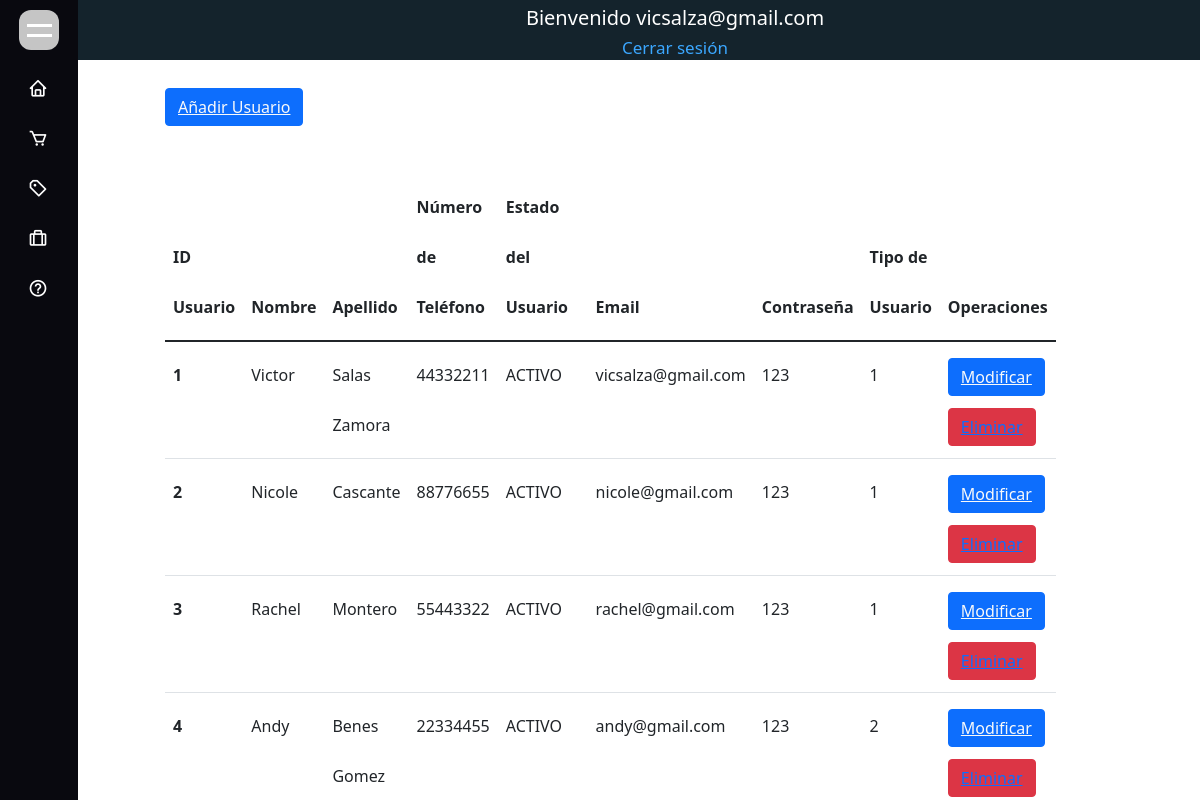
The page /displayUsuario.php (signed in) on the database its author committed.
### tables this page shows
CREATE TABLE `users` (
  `id_user` int NOT NULL AUTO_INCREMENT,
  `name_user` varchar(30) NOT NULL,
  `surnames_user` varchar(40) NOT NULL,
  `phone_user` varchar(25) NOT NULL,
  `state_user` varchar(25) NOT NULL,
  `email_user` varchar(50) NOT NULL,
  `password_user` varchar(50) NOT NULL,
  `fk_id_type_user` int NOT NULL,
  PRIMARY KEY (`id_user`),
  KEY `FK_TYPE_USERS` (`fk_id_type_user`),
  CONSTRAINT `FK_TYPE_USERS` FOREIGN KEY (`fk_id_type_user`) REFERENCES `type_users` (`id_type_user`)
);

### displayUsuario.php (the view, shortened to what this page needs)
<?php
include "db.php";
    ?>
<!DOCTYPE html>
<html lang="en">
<head>
    <link rel="stylesheet" href="estiloPedidosYUsuarios.css">
    <link href='https://unpkg.com/boxicons@2.1.2/css/boxicons.min.css' rel='stylesheet'>
    <link href="https://cdn.jsdelivr.net/npm/bootstrap@5.1.3/dist/css/bootstrap.min.css" rel="stylesheet" >
</head>
<body>
<div class="nav-main">
<div class= "botonCerrar">
<li>
        <a href="logout.php">
            <span class="cerrar_sesion">Cerrar sesión</span>
        </a>
    </li>
    </div>
    <div class= "usuarioIniciadoAdmin">
<li>
<?php echo "Bienvenido " .$_SESSION["usuario"] ?>
    </li>
    </div>
    <div class="sidebarLogo">
        <div class="logo_content">
            <div id="toggle"></div>
        </div>
        <ul class="nav_list">
            <li>
                <a href="indexAdmin.php">
                    <i class='bx bx-home'></i>
                </a>
            </li>
            <li>
                <a href="displayOrder.php">
                    <i class='bx bx-cart'></i>
                </a>
            </li>
            <li>
                <a href="CRUD-Productos.php">
                    <i class='bx bx-purchase-tag-alt'></i>
                </a>
            </li>
            <li>
                <a href="displayUsuario.php">
                    <i class='bx bx-briefcase-alt'></i>
                </a>
            </li>
            <li>
                <a href="ayudaAdmin.php">
                    <i class='bx bx-help-circle'></i>
                </a>
            </li>
        </ul>
    </div>
    <div class = "home_content">
        <button class="btn btn-primary my-5"><a href="addUsuario.php"  class="text-light">Añadir Usuario</a>
    </button>
    <table class="table">
  <thead>
    <tr>
      <th scope="col">ID Usuario</th>
      <th scope="col">Nombre</th>
      <th scope="col">Apellido</th>
      <th scope="col">Número de Teléfono</th>
      <th scope="col">Estado del Usuario</th>
      <th scope="col">Email</th>
      <th scope="col">Contraseña</th>
      <th scope="col">Tipo de Usuario</th>
      <th scope="col">Operaciones</th>
    </tr>
  </thead>
  <tbody>
  <?php
  $sql = "SELECT * from users";
  $result=mysqli_query($conexion, $sql);
  if($result){
      while($row=mysqli_fetch_assoc($result)){
        $id_user=$row['id_user'];
        $name_user=$row['name_user'];
        $surnames_user=$row['surnames_user'];
        $phone_user=$row['phone_user'];
        $state_user=$row['state_user'];
        $email_user=$row['email_user'];
        $password_user=$row['password_user'];
        $fk_id_type_user=$row['fk_id_type_user'];
        echo'<tr>
        <th scope="row">'.$id_user.'</th>
        <td>'.$name_user.'</td>
        <td>'.$surnames_user.'</td>
        <td>'.$phone_user.'</td>
        <td>'.$state_user.'</td>
        <td>'.$email_user.'</td>
        <td>'.$password_user.'</td>
        <td>'.$fk_id_type_user.'</td>
        <td>
        <button class="btn btn-primary"><a href="updateUsuario.php?updateid_user='.$id_user.'" class="text-light">Modificar</a></button>
        <button class="btn btn-danger"><a href="deleteUsuario.php?deleteid_user='.$id_user.'">Eliminar</a></button>
        </td>
        </tr>';
      }
  }
 ?>
  </tbody>
</table>
    </div>
    </div>
</body>
</html>

### estiloPedidosYUsuarios.css (style rules this page uses)
* { list-style: none; margin: 0; padding: 0px; box-sizing: border-box; }
body { position: relative; min-height: 100vh; width: 100%; overflow-x: hidden; overflow-y: auto; }
.nav-main { position: fixed; top: 0; left: 75px; width: 100%; height: 60px; background-color: rgb(20, 35, 44); display: flex; flex-wrap: wrap; z-index: 1; }
.nav-main .botonCerrar li a { display: flex; left: 90%; margin-top: 15px; color: rgb(59, 167, 255); font-size: 17px; text-decoration: none; white-space: nowrap; transition: all 0.2s ease-in-out; border-radius: 5px; height: 20px; float: none; position: absolute; top: 50%; left: 50%; transform: translate(-50%, -50%); }
.nav-main .usuarioIniciadoAdmin { color: rgb(255, 255, 255); float: none; font-size: 20px; position: absolute; white-space: nowrap; top: 30%; left: 50%; transform: translate(-50%, -50%); }
.sidebarLogo { position: fixed; top: 0px; left: 0; height: 100%; width: 78px; background: #09090f; padding: 6px 14px; transition: all 0.5s ease; z-index: 3; }
.sidebarLogo ul { margin-top: 7px; }
.sidebarLogo ul li { height: 50px; width: 100%; position: relative; margin: 0 5px; line-height: 50px; transition: all 0.5s ease; }
.sidebarLogo ul li a { color: rgb(255, 255, 255); display: flex; text-decoration: none; transition: all 0.5 s ease; font-size: 20px; border-radius: 12px; white-space: nowrap; transition: all 0.2s ease-in-out; height: 40px; }
.sidebarLogo ul li i { max-height: 200px; border-radius: 12px; line-height: 50px; transition: all 0.1 ease; text-align: center; width: 2px; height: 2px; position: absolute; right: 5%; top: 10px; transform: translate(-50%, -50%); padding: 20px; line-height: 30px; }
.home_content { position: absolute; height: 100%; top: 40px; width: 70%; left: 90px; transition: all 0.5s ease; margin-left: X; line-height: 50px; }
.sidebarLogo #toggle { position: absolute; top: 10px; margin-right: 5%; left: 50%; width: 40px; line-height: 50px; height: 40px; font-size: 20px; background-color: #c5c5c5; cursor: pointer; display: flex; justify-content: center; align-items: center; transform: translateX(-50%); text-align: center; border-radius: 12px; min-width: 40px; }
.sidebarLogo #toggle::before { content: ''; position: absolute; width: 25px; height: 3px; background: rgb(255, 255, 255); transform: translateY(-5px); transition: all 0.3s ease-in-out; font-weight: bolder; }
.sidebarLogo #toggle::after { content: ''; position: absolute; width: 25px; height: 3px; background: rgb(255, 255, 255); transform: translateY(5px); transition: all 0.3s ease-in-out; font-weight: bolder; }

### rows shown on the page
users: id_user "1", name_user "Victor", surnames_user "Salas Zamora", phone_user "44332211", state_user "ACTIVO", email_user "vicsalza@gmail.com", password_user "123", fk_id_type_user "1"
users: id_user "2", name_user "Nicole", surnames_user "Cascante", phone_user "88776655", state_user "ACTIVO", email_user "nicole@gmail.com", password_user "123", fk_id_type_user "1"
users: id_user "3", name_user "Rachel", surnames_user "Montero", phone_user "55443322", state_user "ACTIVO", email_user "rachel@gmail.com", password_user "123", fk_id_type_user "1"
users: id_user "4", name_user "Andy", surnames_user "Benes Gomez", phone_user "22334455", state_user "ACTIVO", email_user "andy@gmail.com", password_user "123", fk_id_type_user "2"

### other values the page prints
$_SESSION["usuario"] "vicsalza@gmail.com"
